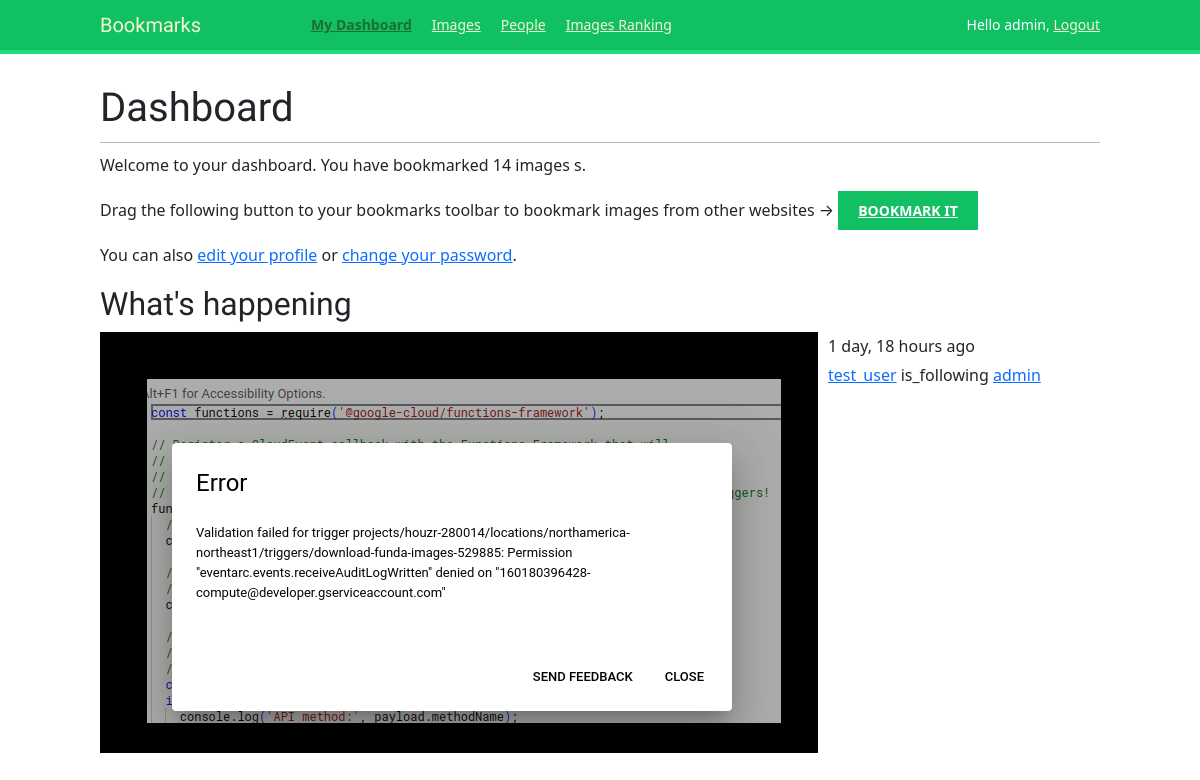
The app's page /account/ (signed in) with its own data.
### actions/models.py (models this page shows)
class Action(models.Model):
    user = models.ForeignKey('auth.User', related_name='actions', on_delete=models.CASCADE)
    verb = models.CharField(max_length=255)
    created = models.DateTimeField(auto_now_add=True)
    target_ct = models.ForeignKey(ContentType, blank=True, null=True, related_name='target_obj', on_delete=models.CASCADE)
    target_id = models.PositiveIntegerField(null=True, blank=True)
    target = GenericForeignKey('target_ct', 'target_id')
    class Meta:
        indexes = [
            models.Index(fields=['-created']),
            models.Index(fields=['target_ct', 'target_id']),
        ]
        ordering = ['-created']

### account/views.py (the view)
# urls.py: path('', views.dashboard, name='dashboard'),
@login_required
def dashboard(request):
    actions = Action.objects.exclude(user=request.user)
    following_ids = request.user.following.values_list('id', flat=True)
    if following_ids:
        actions = actions.filter(user_id__in=following_ids)
    actions = actions.select_related('user','user__profile').prefetch_related('target')[:10]
    return render(request, 'account/dashboard.html',{'section':'dashboard','actions':actions})

### account/templates/account/dashboard.html (shortened to what this page needs)
{% extends "base.html" %}
{% block content %}
    <h1>Dashboard</h1>
    {% with total_images_created=request.user.images_created.count %}
        <p>Welcome to your dashboard. You have bookmarked {{total_images_created}} images {{total_images_created|pluralize}}.</p>
    {% endwith %}
    <p>Drag the following button to your bookmarks toolbar to bookmark images
        from other websites → <a href="javascript:{% include 'bookmarklet_launcher.js' %}" class="button">Bookmark it</a></p>
    <p>
    You can also <a href="{% url "edit" %}">edit your profile</a> or <a href="{% url "password_change" %}">change your password</a>.
    </p>
    <h2>What's happening</h2>
    <div id="action-list">
        {% for action in actions %}
            {% include "actions/action/detail.html" %}
        {% endfor %}
    </div>
{% endblock %}

### account/templates/base.html (shortened to what this page needs)
{% load static %}
<!DOCTYPE html>
<html lang="en">
<head>
    <link href="{% static "css/base.css" %}" rel="stylesheet">
    <link href="https://cdn.jsdelivr.net/npm/bootstrap@5.3.2/dist/css/bootstrap.min.css" rel="stylesheet">
</head>
<body>
    <div id="header">
        <span class="logo">Bookmarks</span>
        {% if request.user.is_authenticated %}
            <ul class="menu">
                <li {% if section == 'dashboard' %}class='selected'{% endif %}>
                    <a href="{% url 'dashboard' %}">My Dashboard</a>
                </li>
                <li {% if section == 'images' %}class='selected'{% endif %}>
                    <a href="{% url 'images:list' %}">Images</a>
                </li>
                <li {% if section == "people" %}class="selected"{% endif %}>
                    <a href="{% url 'user_list' %}">People</a>
                </li>
                <li {% if section == "images" %}class="selected"{% endif %}>
                    <a href="{% url 'images:ranking' %}">Images Ranking</a>
                </li>
            </ul>
        {% endif %}
        <span class='user'>
            {% if request.user.is_authenticated %}
                Hello {{ request.user.first_name|default:request.user.username }},
                <a href="{% url "logout" %}">Logout</a>
            {% else %}
                <a href="{% url "login" %}">Log-in</a>
            {% endif %}
        </span>
    </div>
    <div id="content">
        {% block content %}
        {% endblock content %}
    </div>
</body>
</html>

### actions/templates/actions/action/detail.html (shortened to what this page needs)
{% load thumbnail %}
{% with user=action.user profile=action.user.profile %}
<div class="action">
    <div class="images">
        {% if profile.photo %}
            {% thumbnail user.profile.photo "80x80" crop="100%" as im %}
            <a href="{{user.get_absolute_url}}">
                <img src="{{im.url}}" class="item-img">
            </a>
        {% endif %}
    </div>
    <div class="info">
        <p>
            <span>{{ action.created|timesince }} ago</span>
            <br />
            <a href="{{ user.get_absolute_url }}">{{ user.username }}</a>
            {{ action.verb }}
            {% if action.target %}
                {% with target=action.target %}
                    <a href="{{ target.get_absolute_url }}">{{target}}</a>
                {% endwith %}
            {% endif %}
        </p>
    </div>
</div>
{% endwith %}

### account/static/css/base.css (style rules this page uses)
body { margin:0; padding:0; font-family:helvetica, sans-serif; }
p { line-height: 1.8; }
a { color:#12c064; text-decoration:none; }
h1, h2, h3, h4, h5 , h6 { font-family: 'Muli', sans-serif; font-weight:normal; }
h1 { border-bottom:1px solid #bbb; padding:0 0 10px 0; margin:10px 0 20px 0; }
h2 { margin:30px 0 20px; }
#header { padding:10px 100px; font-size:14px; background:#12c064; color:#fff; border-bottom:4px solid #1cdf78; overflow:auto; }
#header .logo { font-family: 'Muli', sans-serif; float:left; color:#f3f7cc; font-size:20px; margin-right:10%; }
#header ul.menu { list-style:none; float:left; margin:0; padding:0; }
#header ul.menu li { float:left; padding:4px 10px; }
#header ul.menu li.selected a, #header ul.menu li.selected a:hover { color:#1b6d32; font-weight:bold; }
#header a { color:#f3f7cc; }
#header .user { float:right; padding-top:4px; }
#content { padding:30px 100px; }
input[type=submit], a.button { font-weight:bold; background:#12c064; color:#fff; padding:10px 20px; font-size:14px; text-transform:uppercase; }
.action { clear:both; overflow:auto; }
.action .images { float:left; margin:0 10px 10px 0; }

### records on screen
Action: created "1 day, 18 hours", user.username "test_user", verb "is_following", target "admin"

### other values on screen
{{ request.user.first_name|default:request.user.username }} "admin"
{{ total_images_created }} "14"
